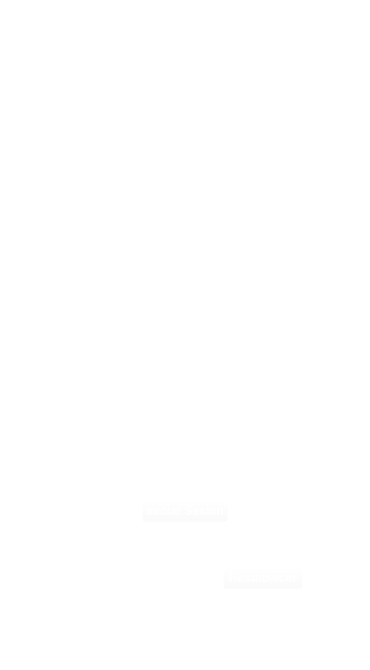
<?xml version="1.0" encoding="UTF-8"?>
<ui version="4.0">
 <class>MainWindow</class>
 <widget class="QMainWindow" name="MainWindow">
  <property name="enabled">
   <bool>true</bool>
  </property>
  <property name="geometry">
   <rect>
    <x>0</x>
    <y>0</y>
    <width>370</width>
    <height>670</height>
   </rect>
  </property>
  <property name="sizePolicy">
   <sizepolicy hsizetype="Preferred" vsizetype="Ignored">
    <horstretch>0</horstretch>
    <verstretch>0</verstretch>
   </sizepolicy>
  </property>
  <property name="minimumSize">
   <size>
    <width>370</width>
    <height>670</height>
   </size>
  </property>
  <property name="maximumSize">
   <size>
    <width>1125</width>
    <height>1379</height>
   </size>
  </property>
  <property name="windowTitle">
   <string>MainWindow</string>
  </property>
  <property name="styleSheet">
   <string notr="true">background-color: rgba(255, 255, 255, 0);



</string>
  </property>
  <widget class="QWidget" name="centralwidget">
   <property name="minimumSize">
    <size>
     <width>0</width>
     <height>0</height>
    </size>
   </property>
   <property name="maximumSize">
    <size>
     <width>16777215</width>
     <height>16777215</height>
    </size>
   </property>
   <property name="styleSheet">
    <string notr="true">QFrame#contenedor{
border-bottom-left-radius: 20px;
border-bottom-right-radius: 20px;
background-color: rgb(0, 0, 0);
}

QFrame#superior{
border-top-left-radius: 20px;
border-top-right-radius: 20px;
background-color: rgb(0, 0, 0);
};</string>
   </property>
   <layout class="QVBoxLayout" name="verticalLayout_5">
    <property name="spacing">
     <number>0</number>
    </property>
    <property name="leftMargin">
     <number>10</number>
    </property>
    <property name="topMargin">
     <number>10</number>
    </property>
    <property name="rightMargin">
     <number>10</number>
    </property>
    <property name="bottomMargin">
     <number>10</number>
    </property>
    <item>
     <widget class="QFrame" name="superior">
      <property name="sizePolicy">
       <sizepolicy hsizetype="Preferred" vsizetype="Expanding">
        <horstretch>0</horstretch>
        <verstretch>0</verstretch>
       </sizepolicy>
      </property>
      <property name="styleSheet">
       <string notr="true">border-top-left-radius: 10px;
border-top-right-radius: 10px;</string>
      </property>
      <property name="frameShape">
       <enum>QFrame::StyledPanel</enum>
      </property>
      <property name="frameShadow">
       <enum>QFrame::Raised</enum>
      </property>
      <layout class="QHBoxLayout" name="horizontalLayout_6">
       <property name="spacing">
        <number>0</number>
       </property>
       <property name="leftMargin">
        <number>0</number>
       </property>
       <property name="topMargin">
        <number>3</number>
       </property>
       <property name="rightMargin">
        <number>3</number>
       </property>
       <property name="bottomMargin">
        <number>0</number>
       </property>
       <item>
        <layout class="QHBoxLayout" name="horizontalLayout_5">
         <property name="spacing">
          <number>10</number>
         </property>
         <property name="rightMargin">
          <number>4</number>
         </property>
         <item>
          <spacer name="horizontalSpacer_7">
           <property name="orientation">
            <enum>Qt::Horizontal</enum>
           </property>
           <property name="sizeType">
            <enum>QSizePolicy::MinimumExpanding</enum>
           </property>
           <property name="sizeHint" stdset="0">
            <size>
             <width>40</width>
             <height>20</height>
            </size>
           </property>
          </spacer>
         </item>
         <item>
          <widget class="QPushButton" name="pushButton_4">
           <property name="sizePolicy">
            <sizepolicy hsizetype="Preferred" vsizetype="Preferred">
             <horstretch>0</horstretch>
             <verstretch>0</verstretch>
            </sizepolicy>
           </property>
           <property name="minimumSize">
            <size>
             <width>20</width>
             <height>20</height>
            </size>
           </property>
           <property name="maximumSize">
            <size>
             <width>20</width>
             <height>16777215</height>
            </size>
           </property>
           <property name="font">
            <font>
             <weight>75</weight>
             <bold>true</bold>
            </font>
           </property>
           <property name="styleSheet">
            <string notr="true">color: rgb(255, 255, 255);</string>
           </property>
           <property name="text">
            <string>_</string>
           </property>
          </widget>
         </item>
         <item>
          <widget class="QPushButton" name="pushButton_5">
           <property name="sizePolicy">
            <sizepolicy hsizetype="Preferred" vsizetype="Preferred">
             <horstretch>0</horstretch>
             <verstretch>0</verstretch>
            </sizepolicy>
           </property>
           <property name="minimumSize">
            <size>
             <width>20</width>
             <height>20</height>
            </size>
           </property>
           <property name="maximumSize">
            <size>
             <width>20</width>
             <height>16777215</height>
            </size>
           </property>
           <property name="font">
            <font>
             <weight>75</weight>
             <bold>true</bold>
            </font>
           </property>
           <property name="styleSheet">
            <string notr="true">color: rgb(255, 255, 255);</string>
           </property>
           <property name="text">
            <string>X</string>
           </property>
          </widget>
         </item>
        </layout>
       </item>
      </layout>
     </widget>
    </item>
    <item>
     <widget class="QFrame" name="contenedor">
      <property name="styleSheet">
       <string notr="true"/>
      </property>
      <property name="frameShape">
       <enum>QFrame::StyledPanel</enum>
      </property>
      <property name="frameShadow">
       <enum>QFrame::Raised</enum>
      </property>
      <layout class="QVBoxLayout" name="verticalLayout_4">
       <property name="spacing">
        <number>15</number>
       </property>
       <property name="leftMargin">
        <number>30</number>
       </property>
       <property name="rightMargin">
        <number>30</number>
       </property>
       <property name="bottomMargin">
        <number>30</number>
       </property>
       <item>
        <spacer name="verticalSpacer_5">
         <property name="orientation">
          <enum>Qt::Vertical</enum>
         </property>
         <property name="sizeType">
          <enum>QSizePolicy::MinimumExpanding</enum>
         </property>
         <property name="sizeHint" stdset="0">
          <size>
           <width>20</width>
           <height>20</height>
          </size>
         </property>
        </spacer>
       </item>
       <item>
        <layout class="QHBoxLayout" name="horizontalLayout_2">
         <item>
          <spacer name="horizontalSpacer">
           <property name="orientation">
            <enum>Qt::Horizontal</enum>
           </property>
           <property name="sizeType">
            <enum>QSizePolicy::MinimumExpanding</enum>
           </property>
           <property name="sizeHint" stdset="0">
            <size>
             <width>40</width>
             <height>20</height>
            </size>
           </property>
          </spacer>
         </item>
         <item>
          <widget class="QLabel" name="label">
           <property name="text">
            <string/>
           </property>
           <property name="pixmap">
            <pixmap>C:/Users/Jpalacio/Documents/recursos/logo.png</pixmap>
           </property>
           <property name="scaledContents">
            <bool>true</bool>
           </property>
          </widget>
         </item>
         <item>
          <spacer name="horizontalSpacer_2">
           <property name="orientation">
            <enum>Qt::Horizontal</enum>
           </property>
           <property name="sizeType">
            <enum>QSizePolicy::MinimumExpanding</enum>
           </property>
           <property name="sizeHint" stdset="0">
            <size>
             <width>40</width>
             <height>20</height>
            </size>
           </property>
          </spacer>
         </item>
        </layout>
       </item>
       <item>
        <spacer name="verticalSpacer_6">
         <property name="orientation">
          <enum>Qt::Vertical</enum>
         </property>
         <property name="sizeType">
          <enum>QSizePolicy::MinimumExpanding</enum>
         </property>
         <property name="sizeHint" stdset="0">
          <size>
           <width>20</width>
           <height>10</height>
          </size>
         </property>
        </spacer>
       </item>
       <item>
        <widget class="QLabel" name="label_5">
         <property name="whatsThis">
          <string>&lt;html&gt;&lt;head/&gt;&lt;body&gt;&lt;p align=&quot;center&quot;&gt;“Si todos avanzamos juntos, el éxito llegará solo”.&lt;/p&gt;&lt;p align=&quot;center&quot;&gt; — Henry Ford, &lt;/p&gt;&lt;/body&gt;&lt;/html&gt;</string>
         </property>
         <property name="styleSheet">
          <string notr="true">color: rgb(255, 255, 255);
background-color: rgba(255, 255, 255, 0);</string>
         </property>
         <property name="text">
          <string>&lt;html&gt;&lt;head/&gt;&lt;body&gt;&lt;p align=&quot;center&quot;&gt;“Si todos avanzamos juntos, el éxito llegará solo”. &lt;/p&gt;&lt;p align=&quot;center&quot;&gt;— Henry Ford&lt;/p&gt;&lt;/body&gt;&lt;/html&gt;</string>
         </property>
        </widget>
       </item>
       <item>
        <spacer name="verticalSpacer_2">
         <property name="orientation">
          <enum>Qt::Vertical</enum>
         </property>
         <property name="sizeType">
          <enum>QSizePolicy::MinimumExpanding</enum>
         </property>
         <property name="sizeHint" stdset="0">
          <size>
           <width>20</width>
           <height>20</height>
          </size>
         </property>
        </spacer>
       </item>
       <item>
        <layout class="QVBoxLayout" name="verticalLayout_3" stretch="1,1">
         <property name="spacing">
          <number>50</number>
         </property>
         <item>
          <layout class="QVBoxLayout" name="verticalLayout">
           <property name="spacing">
            <number>0</number>
           </property>
           <item>
            <widget class="QLabel" name="label_2">
             <property name="sizePolicy">
              <sizepolicy hsizetype="Preferred" vsizetype="Fixed">
               <horstretch>0</horstretch>
               <verstretch>0</verstretch>
              </sizepolicy>
             </property>
             <property name="minimumSize">
              <size>
               <width>0</width>
               <height>16</height>
              </size>
             </property>
             <property name="font">
              <font>
               <pointsize>10</pointsize>
               <weight>75</weight>
               <bold>true</bold>
              </font>
             </property>
             <property name="styleSheet">
              <string notr="true">color: rgb(255, 255, 255);</string>
             </property>
             <property name="text">
              <string>Usuario</string>
             </property>
            </widget>
           </item>
           <item>
            <widget class="QLineEdit" name="lineEdit">
             <property name="sizePolicy">
              <sizepolicy hsizetype="Expanding" vsizetype="Preferred">
               <horstretch>0</horstretch>
               <verstretch>0</verstretch>
              </sizepolicy>
             </property>
             <property name="minimumSize">
              <size>
               <width>0</width>
               <height>20</height>
              </size>
             </property>
             <property name="font">
              <font>
               <pointsize>9</pointsize>
              </font>
             </property>
             <property name="styleSheet">
              <string notr="true">background-color: rgba(255, 255, 255,0);
border-bottom: 1px solid rgb(255, 255, 255);
border-top:0px; 
color: rgb(255, 255, 255);</string>
             </property>
            </widget>
           </item>
          </layout>
         </item>
         <item>
          <layout class="QVBoxLayout" name="verticalLayout_2">
           <property name="spacing">
            <number>0</number>
           </property>
           <item>
            <widget class="QLabel" name="label_3">
             <property name="sizePolicy">
              <sizepolicy hsizetype="Preferred" vsizetype="Fixed">
               <horstretch>0</horstretch>
               <verstretch>0</verstretch>
              </sizepolicy>
             </property>
             <property name="minimumSize">
              <size>
               <width>0</width>
               <height>16</height>
              </size>
             </property>
             <property name="font">
              <font>
               <pointsize>10</pointsize>
               <weight>75</weight>
               <bold>true</bold>
              </font>
             </property>
             <property name="styleSheet">
              <string notr="true">color: rgb(255, 255, 255);</string>
             </property>
             <property name="text">
              <string>Contraseña</string>
             </property>
            </widget>
           </item>
           <item>
            <layout class="QHBoxLayout" name="horizontalLayout_4">
             <property name="spacing">
              <number>0</number>
             </property>
             <property name="sizeConstraint">
              <enum>QLayout::SetNoConstraint</enum>
             </property>
             <item>
              <widget class="QLineEdit" name="lineEdit_2">
               <property name="sizePolicy">
                <sizepolicy hsizetype="Expanding" vsizetype="Preferred">
                 <horstretch>0</horstretch>
                 <verstretch>0</verstretch>
                </sizepolicy>
               </property>
               <property name="minimumSize">
                <size>
                 <width>0</width>
                 <height>20</height>
                </size>
               </property>
               <property name="font">
                <font>
                 <pointsize>9</pointsize>
                </font>
               </property>
               <property name="styleSheet">
                <string notr="true">background-color: rgba(255, 255, 255,0);
border-bottom: 1px solid rgb(255, 255, 255);
border-top:0px; 
color: rgb(255, 255, 255);</string>
               </property>
              </widget>
             </item>
             <item>
              <widget class="QPushButton" name="pushButton_3">
               <property name="sizePolicy">
                <sizepolicy hsizetype="Fixed" vsizetype="Preferred">
                 <horstretch>0</horstretch>
                 <verstretch>0</verstretch>
                </sizepolicy>
               </property>
               <property name="minimumSize">
                <size>
                 <width>20</width>
                 <height>20</height>
                </size>
               </property>
               <property name="maximumSize">
                <size>
                 <width>16777215</width>
                 <height>16777215</height>
                </size>
               </property>
               <property name="styleSheet">
                <string notr="true">background-color: rgba(255, 255, 255,0);
border:1px solid rgb(255, 255, 255);
border-top:0px;
border-left:0px;
border-right:0px;
</string>
               </property>
               <property name="text">
                <string/>
               </property>
              </widget>
             </item>
            </layout>
           </item>
          </layout>
         </item>
        </layout>
       </item>
       <item>
        <spacer name="verticalSpacer_3">
         <property name="orientation">
          <enum>Qt::Vertical</enum>
         </property>
         <property name="sizeType">
          <enum>QSizePolicy::MinimumExpanding</enum>
         </property>
         <property name="sizeHint" stdset="0">
          <size>
           <width>20</width>
           <height>50</height>
          </size>
         </property>
        </spacer>
       </item>
       <item>
        <layout class="QHBoxLayout" name="horizontalLayout_3">
         <item>
          <spacer name="horizontalSpacer_5">
           <property name="orientation">
            <enum>Qt::Horizontal</enum>
           </property>
           <property name="sizeHint" stdset="0">
            <size>
             <width>40</width>
             <height>20</height>
            </size>
           </property>
          </spacer>
         </item>
         <item>
          <widget class="QPushButton" name="pushButton">
           <property name="font">
            <font>
             <weight>75</weight>
             <bold>true</bold>
            </font>
           </property>
           <property name="styleSheet">
            <string notr="true">color: rgb(255, 255, 255);</string>
           </property>
           <property name="text">
            <string>Iniciar Sesion</string>
           </property>
          </widget>
         </item>
         <item>
          <spacer name="horizontalSpacer_6">
           <property name="orientation">
            <enum>Qt::Horizontal</enum>
           </property>
           <property name="sizeHint" stdset="0">
            <size>
             <width>40</width>
             <height>20</height>
            </size>
           </property>
          </spacer>
         </item>
        </layout>
       </item>
       <item>
        <spacer name="verticalSpacer_4">
         <property name="orientation">
          <enum>Qt::Vertical</enum>
         </property>
         <property name="sizeType">
          <enum>QSizePolicy::MinimumExpanding</enum>
         </property>
         <property name="sizeHint" stdset="0">
          <size>
           <width>20</width>
           <height>30</height>
          </size>
         </property>
        </spacer>
       </item>
       <item>
        <layout class="QHBoxLayout" name="horizontalLayout">
         <item>
          <spacer name="horizontalSpacer_3">
           <property name="orientation">
            <enum>Qt::Horizontal</enum>
           </property>
           <property name="sizeType">
            <enum>QSizePolicy::MinimumExpanding</enum>
           </property>
           <property name="sizeHint" stdset="0">
            <size>
             <width>20</width>
             <height>20</height>
            </size>
           </property>
          </spacer>
         </item>
         <item>
          <widget class="QLabel" name="label_4">
           <property name="sizePolicy">
            <sizepolicy hsizetype="Expanding" vsizetype="Preferred">
             <horstretch>0</horstretch>
             <verstretch>0</verstretch>
            </sizepolicy>
           </property>
           <property name="styleSheet">
            <string notr="true">color: rgb(255, 255, 255);</string>
           </property>
           <property name="text">
            <string>¿Olvidaste tu contraseña?</string>
           </property>
          </widget>
         </item>
         <item>
          <widget class="QPushButton" name="pushButton_2">
           <property name="font">
            <font>
             <weight>75</weight>
             <bold>true</bold>
            </font>
           </property>
           <property name="styleSheet">
            <string notr="true">color: rgb(255, 255, 255);</string>
           </property>
           <property name="text">
            <string>Restablecer</string>
           </property>
          </widget>
         </item>
         <item>
          <spacer name="horizontalSpacer_4">
           <property name="orientation">
            <enum>Qt::Horizontal</enum>
           </property>
           <property name="sizeType">
            <enum>QSizePolicy::MinimumExpanding</enum>
           </property>
           <property name="sizeHint" stdset="0">
            <size>
             <width>20</width>
             <height>20</height>
            </size>
           </property>
          </spacer>
         </item>
        </layout>
       </item>
       <item>
        <spacer name="verticalSpacer">
         <property name="orientation">
          <enum>Qt::Vertical</enum>
         </property>
         <property name="sizeType">
          <enum>QSizePolicy::MinimumExpanding</enum>
         </property>
         <property name="sizeHint" stdset="0">
          <size>
           <width>20</width>
           <height>40</height>
          </size>
         </property>
        </spacer>
       </item>
      </layout>
     </widget>
    </item>
   </layout>
  </widget>
 </widget>
 <resources/>
 <connections/>
</ui>
